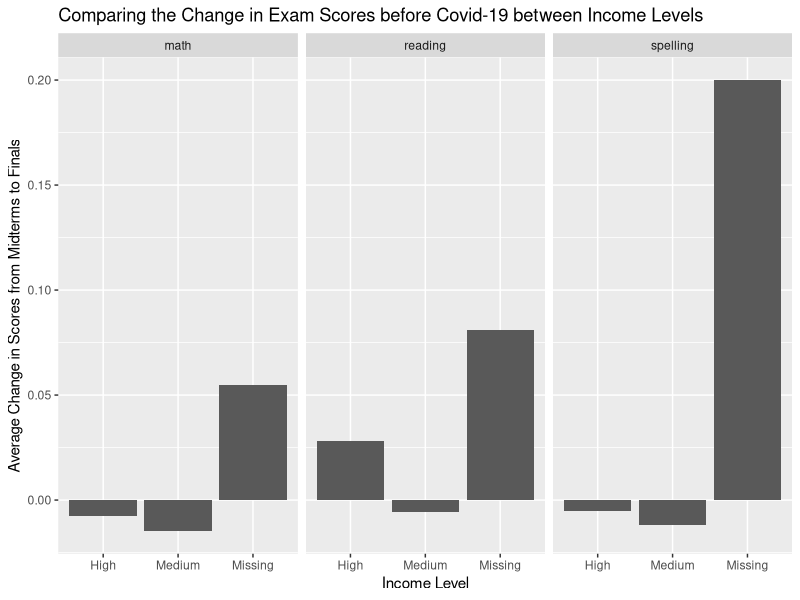
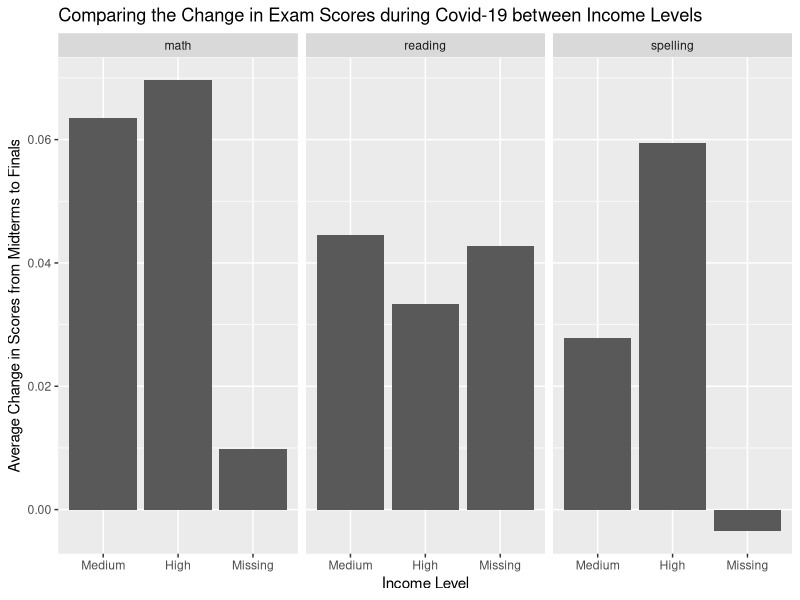
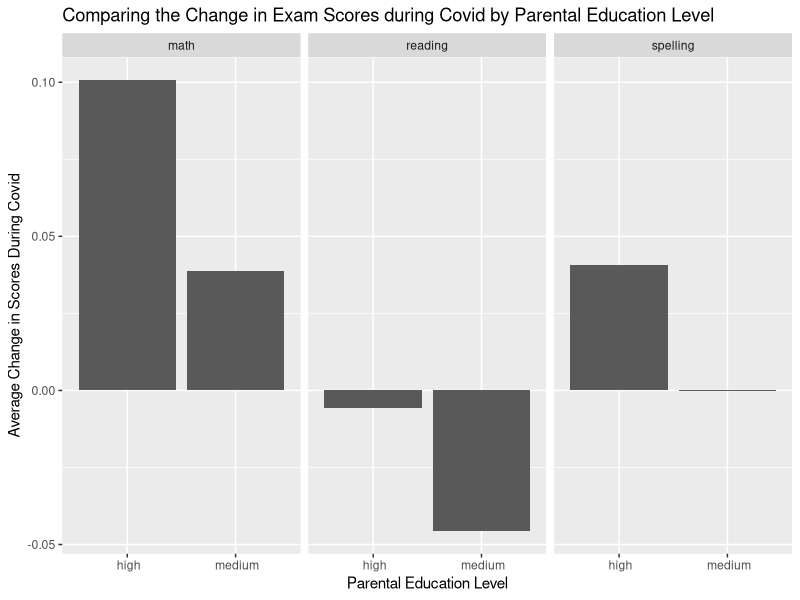

Source code (R) for these figures, in order:
## ---- chunk 1
library(tidyverse) 

covid <- read_csv("data/clean_covid_formatted.csv")
## ---- chunk 2
covid |>
  select(subject, grade,`income_medium`, `income_high`, `income_missing`) |>
  pivot_longer(cols = c(-subject, -grade),
               names_to = "income_level",
               values_to = "scores_diff") |>
  mutate(income_level = as.factor(str_to_sentence(str_extract(income_level, "medium|high|missing")))) |>
  mutate(income_level = fct_relevel(income_level, c("medium", "high", "missing")),
         subject = as.factor(subject)) |>
  group_by(income_level, subject) |>
  summarize(mean_scores_diff = mean(scores_diff)) |>
  ggplot(aes(y = mean_scores_diff, x = income_level)) +
  geom_col() +
  facet_wrap(~subject) +
  labs(x = "Income Level",
       y = "Average Change in Scores from Midterms to Finals",
       title = "Comparing the Change in Exam Scores before Covid-19 between Income Levels")
## ---- chunk 3
covid |>
  select(subject, grade,`COVID-19 year * Medium income household`, `COVID-19 year * High income household`, `COVID-19 year * Household income missing`) |>
  pivot_longer(cols = c(-subject, -grade),
               names_to = "income_level",
               values_to = "scores_diff") |>
  mutate(income_level = as.factor(str_to_sentence(str_extract(income_level, "Medium|High|missing")))) |>
  mutate(income_level = fct_relevel(income_level, c("Medium", "High", "Missing")),
         subject = as.factor(subject)) |>
  group_by(income_level, subject) |>
  summarize(mean_scores_diff = mean(scores_diff)) |>
  ggplot(aes(y = mean_scores_diff, x = income_level)) +
  geom_col() +
  facet_wrap(~subject) +
  labs(x = "Income Level",
       y = "Average Change in Scores from Midterms to Finals",
       title = "Comparing the Change in Exam Scores during Covid-19 between Income Levels")
## ---- chunk 4
# Viz 4: Scores During Covid By Parent Education Level
covid |>
  select(subject, grade,`COVID-19 year * Parental education high`, `COVID-19 year * Parental education medium`) |>
  pivot_longer(cols = c(-subject, -grade),
               names_to = "education_level",
               values_to = "scores_diff") |>
  group_by(education_level, subject) |>
  mutate(education_level = str_sub(education_level, 35, 41)) |>
  summarize(mean_scores_diff = mean(scores_diff)) |>
  ggplot(aes(y = mean_scores_diff, x = education_level)) +
  geom_col() +
  facet_wrap(~subject) +
  labs(x = "Parental Education Level",
       y = "Average Change in Scores During Covid",
       title = "Comparing the Change in Exam Scores during Covid by Parental Education Level")
